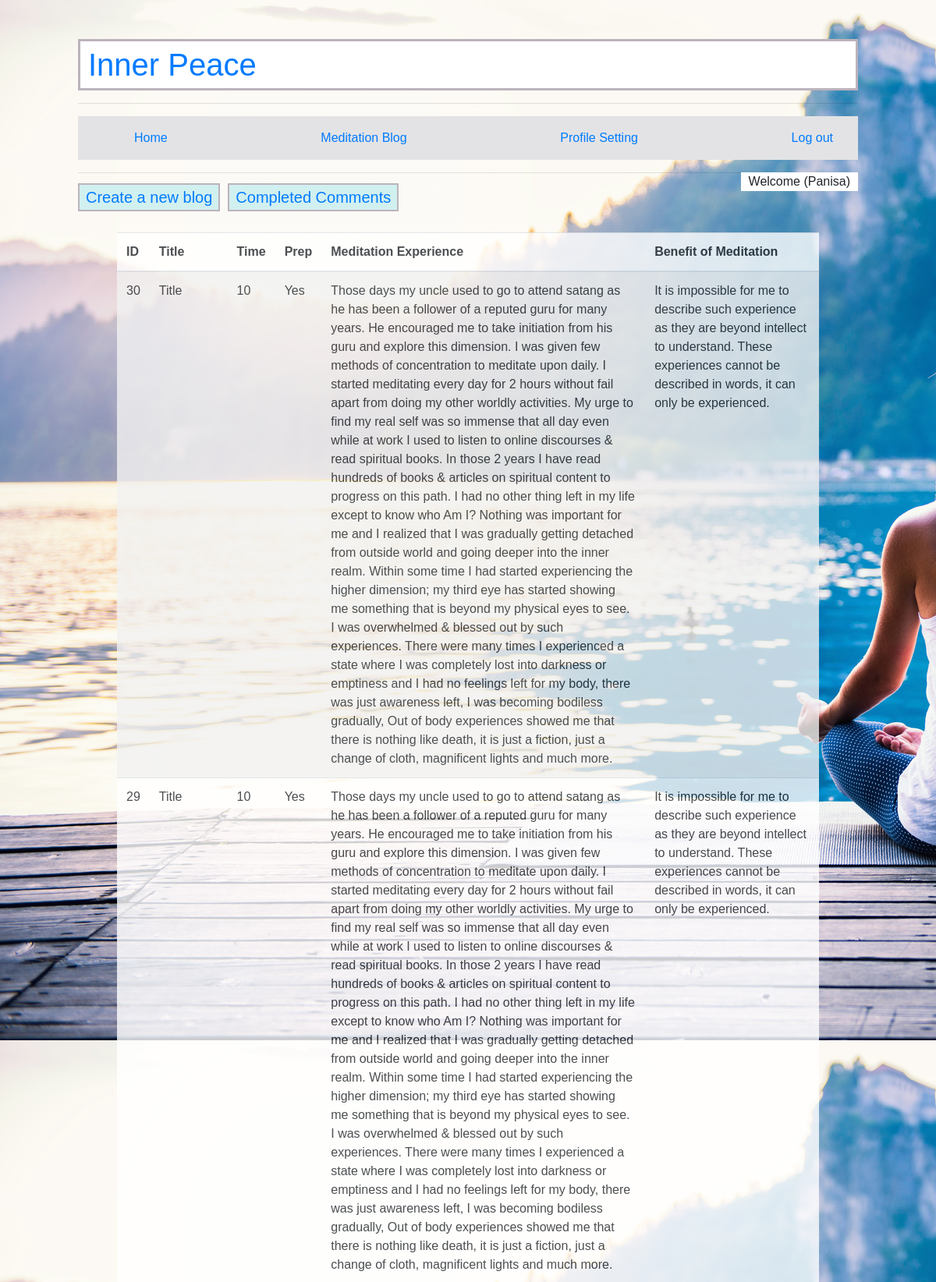
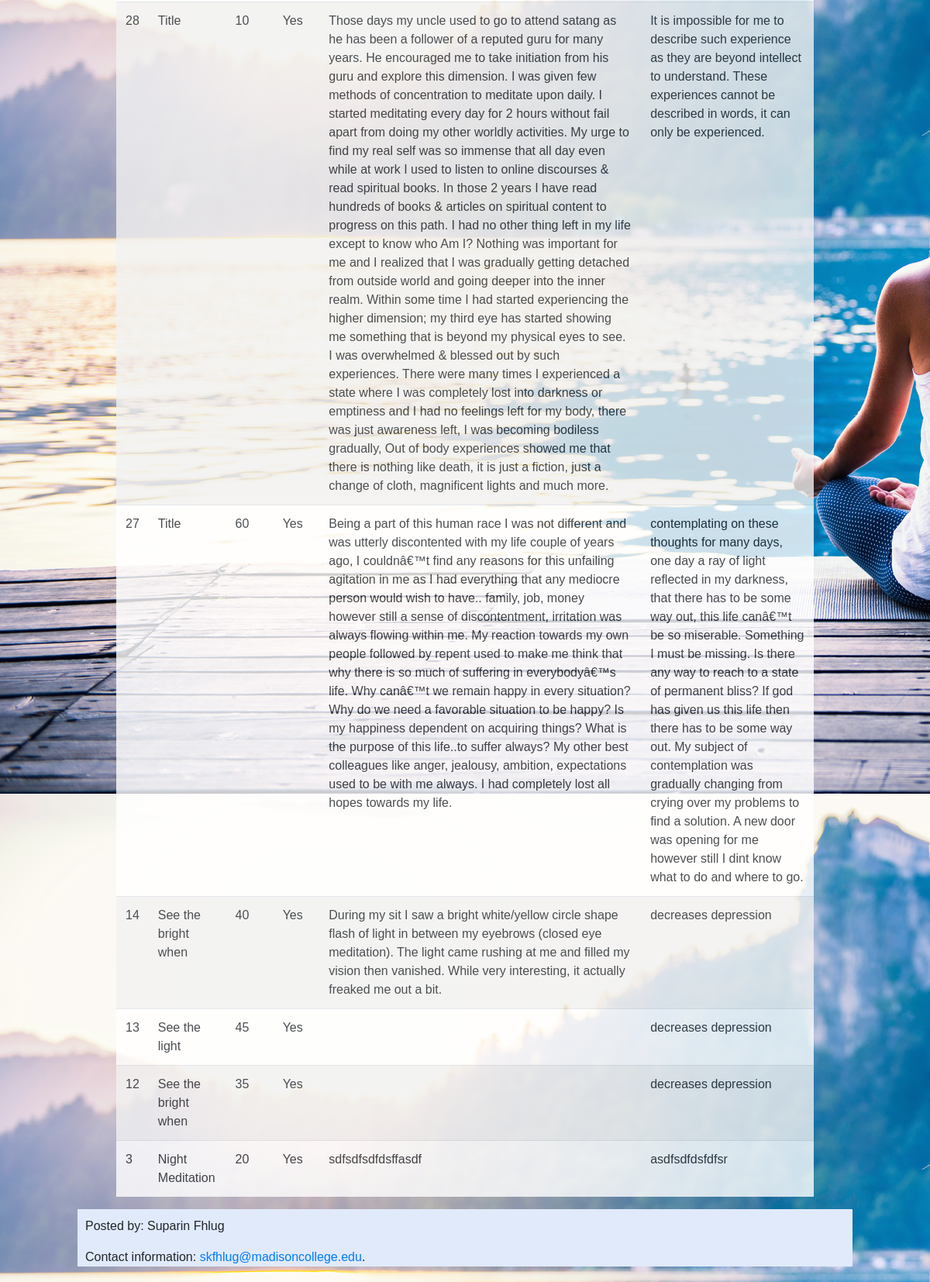
The page /meditationDiary.php (signed in) on the database its author committed (2 pictures, top to bottom).
### tables this page shows
CREATE TABLE `blog` (
  `blogId` int(7) NOT NULL AUTO_INCREMENT,
  `title` varchar(20) DEFAULT NULL,
  `totalTime` int(3) DEFAULT NULL,
  `adjustFeeling` varchar(1) DEFAULT NULL,
  `description` varchar(2000) DEFAULT NULL,
  `benefitDescription` varchar(1000) DEFAULT NULL,
  `postDate` timestamp NOT NULL DEFAULT CURRENT_TIMESTAMP,
  `commentStatus` varchar(1000) DEFAULT NULL,
  `username` varchar(20) DEFAULT NULL,
  `masterID` varchar(5) DEFAULT NULL,
  PRIMARY KEY (`blogId`)
);

### meditationDiary.php (the view, shortened to what this page needs)
<!DOCTYPE html>
<html>
    <link rel="stylesheet" href="https://stackpath.bootstrapcdn.com/bootstrap/4.3.1/css/bootstrap.min.css">
    <link rel="stylesheet" type="text/css" href="style.css" />
<?php
    require_once('header.php');
    require_once('navmenu.php');
?>
<?php
    $username = $_SESSION['username'];
    $dbc = mysqli_connect(DB_HOST, DB_USER, DB_PASSWORD, DB_NAME)
        or die('Error connecting to MySQLserver');
    if (isset($_SESSION['username']) && (($_SESSION['userPrivilege'] == '1')) )
    {
        echo '<a class="newBlogLink" href="createMeditationBlog.php">Create a new blog</a>';
        echo '<a class="newBlogLink" href="commentedBlog.php">Completed Comments</a>';
        echo '<br/>';
        $query = "SELECT * FROM blog WHERE username = '$username' ORDER BY blogId DESC";
        $result = mysqli_query($dbc, $query)
                or die('Error querying select data from database');
        echo '<table class="table table-striped" style="width: 900px;"><thead><tr><th>ID</th>'.
            '<th>Title</th><th>Time</th><th>Prep</th>'.
            '<th>Meditation Experience</th><th>Benefit of Meditation</th></tr></thead><tboby>';
        while ($row = mysqli_fetch_array($result))
        {
            $blogID = $row['blogId'];
            $title = $row['title'];
            $totalTime = $row['totalTime'];
            $adjustFeeling = $row['adjustFeeling'];
            $description = $row['description'];
            $benefitDescription = $row['benefitDescription'];
            echo '<tr><td>' . $blogID;
            echo '</td><td>' . $title;
            echo '</td><td>' . $totalTime;
            if ($adjustFeeling == 'y')
            {
                echo '</td><td> Yes ';
            }
            echo '</td><td>' . $description;
            echo '</td><td>' . $benefitDescription. '</td></tr>';
        }
        echo '</tbody></table>';
    }
    require_once('footer.php');
?>
</body>
</html>

### header.php (shortened to what this page needs)
<!DOCTYPE html PUBLIC "-//W3C//DTD XHTML 1.0 Transitional//EN"
  "http://www.w3.org/TR/xhtml1/DTD/xhtml1-transitional.dtd">
<html xmlns="http://www.w3.org/1999/xhtml" xml:lang="en" lang="en">
    <link rel="stylesheet" href="https://stackpath.bootstrapcdn.com/bootstrap/4.3.1/css/bootstrap.min.css">
    <link rel="stylesheet" type="text/css" href="style.css" />
    <head>
    </head>
    <body>
        <p class="title"><a href="index.php"> Inner Peace</a></p>

### navmenu.php (shortened to what this page needs)
<?php
    echo '<hr/>';
    if (isset($_SESSION['username']) && (($_SESSION['userPrivilege'] == '1')) )
    {
        echo '<nav role="navigation" aria-label="main menu"><ul role="menubar"><li role="menuitem"><a href="index.php">Home  </a>';
        echo '<li role="menuitem"><a href="meditationDiary.php">Meditation Blog</a></li>';
        echo '<li role="menuitem"><a href = "editUserProfile.php">Profile Setting</a></li>';
        echo '<li role="menuitem"><a href="logout.php">Log out</a></li></ul></nav>';
        echo '<p><a class= "welcome">Welcome ('.$_SESSION['username']. ')</a></p>';
    }
    echo '<hr/>';
?>

### footer.php
<footer>
  <p>Posted by: Suparin Fhlug</p>
  <p>Contact information: <a href="mailto:someone@example.com">
  skfhlug@madisoncollege.edu</a>.</p>
</footer>

### style.css (style rules this page uses)
body { margin: auto; margin-top: 50px; width: 1000px; background-image: url("images/bg.jpeg"); background-attachment: fixed; font-family: 'Heebo', sans-serif; }
.title { color: #4DA1D0; background-color: white; font-size: 40px; padding-left: 10px; border: 3px solid #BCB3BC; }
table { width: 1000px; background-color: white; opacity: 0.8; filter: alpha(opacity=0); margin: auto; margin-top: 30px; margin-right: 50px; }
.newBlogLink { background-color: #D1F0F0; font-size: 20px; border: 2px solid #BCB3BC; padding: 5px 8px 5px 8px; margin-bottom: 40px; margin-right: 10px; }
nav { background-color: #E3E3E5; }
nav ul { display: flex; justify-content: space-between; list-style: none; }
nav ul li { background-color: #e3e3e5; position: relative; padding: 1em; }
nav ul li a { text-decoration: none; padding: 1em; }
.welcome { float: right; padding-left: 10px ; padding-right: 10px; background-color: white; }
footer { background-color: #e1eafa; padding-top: 10px; margin-top: 10px; margin-bottom: 20px; width: 100%; }
footer p { margin-left: 10px; }

### rows shown on the page
blog: blogId "30", title "Title", totalTime "10", adjustFeeling "Yes", description "Those days my uncle used to go to attend satang as he has been a follower of a reputed guru for many years. He encouraged me to take initiation from his guru and explore this dimension. I was given few methods of concentration to meditate upon daily. I started meditating every day for 2 hours without fail apart from doing my other worldly activities. My urge to find my real self was so immense that all day even while at work I used to listen to online discourses & read spiritual books. In those 2 years I have read hundreds of books & articles on spiritual content to progress on this path. I had no other thing left in my life except to know who Am I? Nothing was important for me and I…", benefitDescription "It is impossible for me to describe such experience as they are beyond intellect to understand. These experiences cannot be described in words, it can only be experienced."
blog: blogId "29", title "Title", totalTime "10", adjustFeeling "Yes", description "Those days my uncle used to go to attend satang as he has been a follower of a reputed guru for many years. He encouraged me to take initiation from his guru and explore this dimension. I was given few methods of concentration to meditate upon daily. I started meditating every day for 2 hours without fail apart from doing my other worldly activities. My urge to find my real self was so immense that all day even while at work I used to listen to online discourses & read spiritual books. In those 2 years I have read hundreds of books & articles on spiritual content to progress on this path. I had no other thing left in my life except to know who Am I? Nothing was important for me and I…", benefitDescription "It is impossible for me to describe such experience as they are beyond intellect to understand. These experiences cannot be described in words, it can only be experienced."
blog: blogId "28", title "Title", totalTime "10", adjustFeeling "Yes", description "Those days my uncle used to go to attend satang as he has been a follower of a reputed guru for many years. He encouraged me to take initiation from his guru and explore this dimension. I was given few methods of concentration to meditate upon daily. I started meditating every day for 2 hours without fail apart from doing my other worldly activities. My urge to find my real self was so immense that all day even while at work I used to listen to online discourses & read spiritual books. In those 2 years I have read hundreds of books & articles on spiritual content to progress on this path. I had no other thing left in my life except to know who Am I? Nothing was important for me and I…", benefitDescription "It is impossible for me to describe such experience as they are beyond intellect to understand. These experiences cannot be described in words, it can only be experienced."
blog: blogId "27", title "Title", totalTime "60", adjustFeeling "Yes", description "Being a part of this human race I was not different and was utterly discontented with my life couple of years ago, I couldnâ€™t find any reasons for this unfailing agitation in me as I had everything that any mediocre person would wish to have.. family, job, money however still a sense of discontentment, irritation was always flowing within me. My reaction towards my own people followed by repent used to make me think that why there is so much of suffering in everybodyâ€™s life. Why canâ€™t we remain happy in every situation? Why do we need a favorable situation to be happy? Is my happiness dependent on acquiring things? What is the purpose of this life..to suffer always? My other best…", benefitDescription "contemplating on these thoughts for many days, one day a ray of light reflected in my darkness, that there has to be some way out, this life canâ€™t be so miserable. Something I must be missing. Is there any way to reach to a state of permanent bliss? If god has given us this life then there has to be some way out. My subject of contemplation was gradually changing from crying over my problems to find a solution. A new door was opening for me however still I dint know what to do and where to go."
blog: blogId "14", title "See the bright when", totalTime "40", adjustFeeling "Yes", description "During my sit I saw a bright white/yellow circle shape flash of light in between my eyebrows (closed eye meditation). The light came rushing at me and filled my vision then vanished. While very interesting, it actually freaked me out a bit.", benefitDescription "decreases depression"
blog: blogId "13", title "See the light", totalTime "45", adjustFeeling "Yes", benefitDescription "decreases depression"
blog: blogId "12", title "See the bright when", totalTime "35", adjustFeeling "Yes", benefitDescription "decreases depression"
blog: blogId "3", title "Night Meditation", totalTime "20", adjustFeeling "Yes", description "sdfsdfsdfdsffasdf", benefitDescription "asdfsdfdsfdfsr"

### other values the page prints
$_SESSION['username'] "Panisa"
